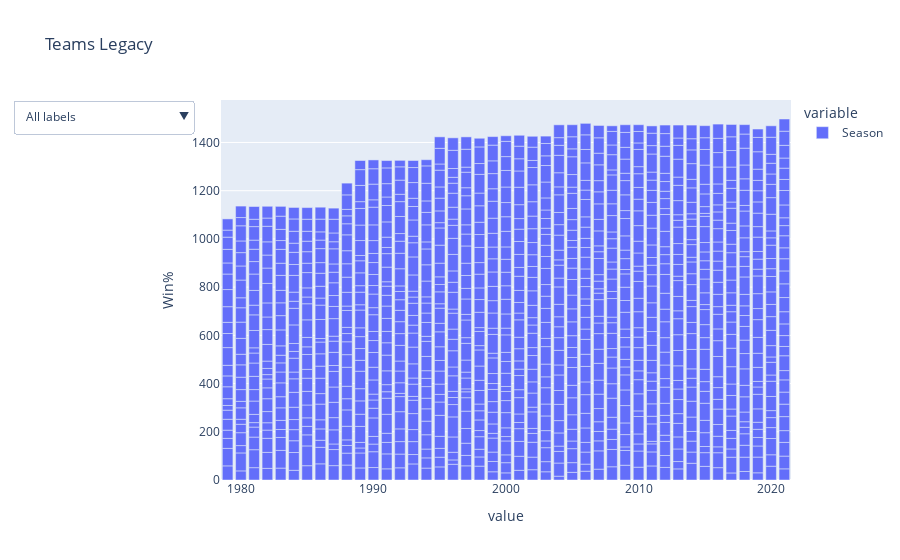

Notebook code for this chart:
### Code cell
fig1.update_layout(updatemenus = [
   dict(buttons = buttonsLabels, showactive = True)])

### Figure 1 — Plotly figure (JSON) as saved in the notebook; plotly's stock layout.template omitted (floating-point values rounded to 4 significant figures; data arrays with more than 128 entries replaced by an {"elided": "..."} marker saying what was removed)
{"data": [{"alignmentgroup": "True", "hovertemplate": "variable=Season<br>value=%{x}<br>Win%=%{y}<extra></extra>", "legendgroup": "Season", "marker": {"color": "#636efa", "pattern": {"shape": ""}}, "name": "Season", "offsetgroup": "Season", "orientation": "v", "showlegend": true, "textposition": "auto", "type": "bar", "x": {"elided": "1194 int values"}, "xaxis": "x", "y": {"elided": "1194 float values"}, "yaxis": "y"}], "layout": {"barmode": "relative", "legend": {"title": {"text": "variable"}, "tracegroupgap": 0}, "title": {"text": "Teams Legacy"}, "updatemenus": [{"buttons": [{"args": [{"y": ["Atlanta Hawks", "Boston Celtics", "Brooklyn Nets", "Chicago Bulls", "Cleveland Cavaliers", "Denver Nuggets", "Detroit Pistons", "Golden State Warriors", "Houston Rockets", "Indiana Pacers", "LA Clippers", "Los Angeles Lakers", "Milwaukee Bucks", "New York Knicks", "Oklahoma City Thunder", "Philadelphia 76ers", "Phoenix Suns", "Portland Trail Blazers", "Sacramento Kings", "San Antonio Spurs", "Utah Jazz", "Washington Wizards", "Dallas Mavericks", "Charlotte Hornets", "Miami Heat", "Minnesota Timberwolves", "Orlando Magic", "Memphis Grizzlies", "Toronto Raptors", "New Orleans Pelicans"]}], "label": "All labels", "method": "restyle"}, {"label": "Atlanta Hawks", "method": "restyle", "visible": true}, {"label": "Boston Celtics", "method": "restyle", "visible": true}, {"label": "Brooklyn Nets", "method": "restyle", "visible": true}, {"label": "Chicago Bulls", "method": "restyle", "visible": true}, {"label": "Cleveland Cavaliers", "method": "restyle", "visible": true}, {"label": "Denver Nuggets", "method": "restyle", "visible": true}, {"label": "Detroit Pistons", "method": "restyle", "visible": true}, {"label": "Golden State Warriors", "method": "restyle", "visible": true}, {"label": "Houston Rockets", "method": "restyle", "visible": true}, {"label": "Indiana Pacers", "method": "restyle", "visible": true}, {"label": "LA Clippers", "method": "restyle", "visible": true}, {"label": "Los Angeles Lakers", "method": "restyle", "visible": true}, {"label": "Milwaukee Bucks", "method": "restyle", "visible": true}, {"label": "New York Knicks", "method": "restyle", "visible": true}, {"label": "Oklahoma City Thunder", "method": "restyle", "visible": true}, {"label": "Philadelphia 76ers", "method": "restyle", "visible": true}, {"label": "Phoenix Suns", "method": "restyle", "visible": true}, {"label": "Portland Trail Blazers", "method": "restyle", "visible": true}, {"label": "Sacramento Kings", "method": "restyle", "visible": true}, {"label": "San Antonio Spurs", "method": "restyle", "visible": true}, {"label": "Utah Jazz", "method": "restyle", "visible": true}, {"label": "Washington Wizards", "method": "restyle", "visible": true}, {"label": "Dallas Mavericks", "method": "restyle", "visible": true}, {"label": "Charlotte Hornets", "method": "restyle", "visible": true}, {"label": "Miami Heat", "method": "restyle", "visible": true}, {"label": "Minnesota Timberwolves", "method": "restyle", "visible": true}, {"label": "Orlando Magic", "method": "restyle", "visible": true}, {"label": "Memphis Grizzlies", "method": "restyle", "visible": true}, {"label": "Toronto Raptors", "method": "restyle", "visible": true}, {"label": "New Orleans Pelicans", "method": "restyle", "visible": true}], "showactive": true}], "xaxis": {"anchor": "y", "domain": [0, 1], "title": {"text": "value"}}, "yaxis": {"anchor": "x", "domain": [0, 1], "title": {"text": "Win%"}}}}
